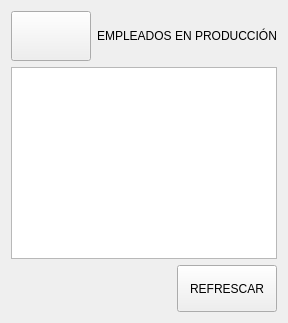
               <widget class="QWidget" name="pproduccion_empleados">
                <layout class="QVBoxLayout" name="verticalLayout_22">
                 <item>
                  <layout class="QHBoxLayout" name="horizontalLayout_14">
                   <item>
                    <widget class="QPushButton" name="bt_back_empleadosprod">
                     <property name="minimumSize">
                      <size>
                       <width>80</width>
                       <height>50</height>
                      </size>
                     </property>
                     <property name="maximumSize">
                      <size>
                       <width>80</width>
                       <height>50</height>
                      </size>
                     </property>
                     <property name="text">
                      <string/>
                     </property>
                     <property name="icon">
                      <iconset>
                       <normaloff>imagenes_gui/flecha_izquierda_blanca.svg</normaloff>imagenes_gui/flecha_izquierda_blanca.svg</iconset>
                     </property>
                     <property name="iconSize">
                      <size>
                       <width>40</width>
                       <height>40</height>
                      </size>
                     </property>
                    </widget>
                   </item>
                   <item>
                    <widget class="QLabel" name="label_19">
                     <property name="sizePolicy">
                      <sizepolicy hsizetype="Preferred" vsizetype="Preferred">
                       <horstretch>0</horstretch>
                       <verstretch>0</verstretch>
                      </sizepolicy>
                     </property>
                     <property name="minimumSize">
                      <size>
                       <width>120</width>
                       <height>50</height>
                      </size>
                     </property>
                     <property name="maximumSize">
                      <size>
                       <width>10000</width>
                       <height>50</height>
                      </size>
                     </property>
                     <property name="text">
                      <string>EMPLEADOS EN PRODUCCIÓN</string>
                     </property>
                     <property name="alignment">
                      <set>Qt::AlignCenter</set>
                     </property>
                    </widget>
                   </item>
                  </layout>
                 </item>
                 <item>
                  <widget class="QTableWidget" name="table_empleadosprod"/>
                 </item>
                 <item>
                  <layout class="QHBoxLayout" name="horizontalLayout_35">
                   <item>
                    <spacer name="horizontalSpacer_13">
                     <property name="orientation">
                      <enum>Qt::Horizontal</enum>
                     </property>
                     <property name="sizeHint" stdset="0">
                      <size>
                       <width>40</width>
                       <height>20</height>
                      </size>
                     </property>
                    </spacer>
                   </item>
                   <item>
                    <widget class="QPushButton" name="bt_refrescar_produccionempleados">
                     <property name="minimumSize">
                      <size>
                       <width>100</width>
                       <height>47</height>
                      </size>
                     </property>
                     <property name="text">
                      <string>REFRESCAR</string>
                     </property>
                    </widget>
                   </item>
                  </layout>
                 </item>
                </layout>
               </widget>
